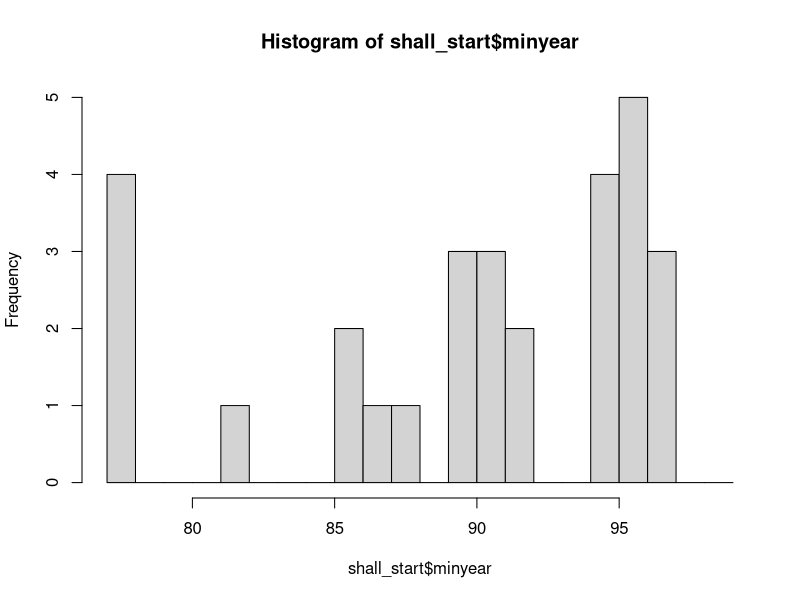

Recreate this plot in R. (Note: this script raises an error after producing the figure.)
load.libraries <- c('ggplot2','dplyr','grid','ggpubr','car','moments','treemap','psych','plm')
install.lib <- load.libraries[!load.libraries %in% installed.packages()]
for(libs in install.lib) install.packages(libs, dependences = TRUE)
sapply(load.libraries, require, character = TRUE)


#reading data
guns <- read.csv("guns.csv")

nrow(guns)
colnames(guns)
summary(guns)

##data treatment: converting state_id to character
guns$stateid <- as.character(guns$stateid)
guns$shall <- as.character(guns$shall)
#states are not identified by consecutive numbers
length(unique(guns$stateid))==max(guns$stateid)

##Hypothesis: every year should have all 51 states
guns %>% group_by(as.character(year)) %>% summarise(state=n_distinct(stateid)) %>% filter(state<51)
#data is balanced pool with n=51 states, t= 23 and N=1173

#number of states in which shall law has been introduced in the observed time period (77 to 99)
states_with_shall <- guns %>% filter(shall==1) 
length(unique(states_with_shall$stateid))
#only in 29 states out of 51 states shall law has been introduced

#when shall law started in each state
shall_start<-guns %>% filter(shall==1) %>% group_by(stateid) %>% summarise(minyear=min(year)) %>% arrange(as.numeric(minyear))
h<-hist(shall_start$minyear, breaks = seq(77,99,1))
#17 out of 29 states implemented the shall law after 1990
#Therefore this data may not be sufficient for understanding the delay effects of shall law on crime rate in states which introduced shall law in the later part of the observation period

#writing code for testing different hypothesis in further part of the analysis
guns2<- guns %>% 
  left_join(shall_start) %>% 
  mutate(shall_yesorno = ifelse(is.na(minyear),"no","yes"), 
         year_bin=ifelse(minyear<=80,"77-80",ifelse(minyear<=85,"81-85",ifelse(minyear<=90,"86-90",ifelse(minyear<=95,"91-95","96-99")))))

guns3<- guns2 %>% 
  group_by(year) %>% 
  summarise(avg.mur = round(mean(mur),2), avg.rob = round(mean(rob),2), avg.vio = round(mean(vio),2))


guns4<- guns2 %>% 
  group_by(year,shall_yesorno) %>% 
  summarise(avg.mur.s = round(mean(mur),2), avg.rob.s = round(mean(rob),2), avg.vio.s = round(mean(vio),2)) 

guns5<- guns2 %>% filter(shall_yesorno=="yes") %>%
  group_by(year,shall) %>% 
  summarise(number_of_sates=n(),avg.mur.s_yes = round(mean(mur),2), avg.rob.s_yes = round(mean(rob),2), avg.vio.s_yes = round(mean(vio),2)) 

guns6<-dcast(setDT(guns4), year ~ shall_yesorno,  value.var=c("avg.mur.s","avg.rob.s","avg.vio.s")) 

guns7<-dcast(setDT(guns5), year ~ shall,  value.var=c("avg.mur.s_yes","avg.rob.s_yes","avg.vio.s_yes","number_of_sates"))

temp_7780 <- guns2 %>% filter(year_bin=="77-80") %>%
  group_by(year) %>% 
  summarise(n_7780=n(),avg.mur.s_7780 = round(mean(mur),2), avg.rob.s_7780 = round(mean(rob),2), avg.vio.s_7780 = round(mean(vio),2)) 

temp_8185 <- guns2 %>% filter(year_bin=="81-85") %>%
  group_by(year) %>% 
  summarise(n_8185=n(),avg.mur.s_8185 = round(mean(mur),2), avg.rob.s_8185 = round(mean(rob),2), avg.vio.s_8185 = round(mean(vio),2)) 
temp_8690 <- guns2 %>% filter(year_bin=="86-90") %>%
  group_by(year) %>% 
  summarise(n_8690=n(),avg.mur.s_8690 = round(mean(mur),2), avg.rob.s_8690 = round(mean(rob),2), avg.vio.s_8690 = round(mean(vio),2)) 
temp_9195 <- guns2 %>% filter(year_bin=="91-95") %>%
  group_by(year) %>% 
  summarise(n_9195=n(),avg.mur.s_9195 = round(mean(mur),2), avg.rob.s_9195 = round(mean(rob),2), avg.vio.s_9195 = round(mean(vio),2)) 
temp_9699 <- guns2 %>% filter(year_bin=="96-99") %>%
  group_by(year) %>% 
  summarise(n_9699=n(),avg.mur.s_9699 = round(mean(mur),2), avg.rob.s_9699 = round(mean(rob),2), avg.vio.s_9699 = round(mean(vio),2)) 


guns8 <- guns3 %>%
  left_join(guns6) %>%
  left_join(guns7) %>%
  left_join(temp_7780) %>%
  left_join(temp_8185) %>%
  left_join(temp_8690) %>%
  left_join(temp_9195) %>%
  left_join(temp_9699)

guns8[is.na(guns8)] <- 0


ggplot(guns8 , aes(x=year)) + geom_line(aes(y = avg.vio), size=2, col="blue") + labs(title = "Avg. vio rate across different years")

state <- guns %>% group_by(stateid) %>% summarise(avg.mur = round(mean(mur),2), avg.rob = round(mean(rob),2), avg.vio = round(mean(vio),2))

treemap(state, 
        index=c("stateid"),  
        vSize = "avg.vio", 
        type="index" ,
        title="Avg. vio rate across different state", #Customize your title
        fontsize.title = 14 #Change the font size of the title
)


ggplot(guns8 , aes(x=year)) +
  geom_line(aes(y = avg.vio , colour ="overall avg. vio_rate"), size=2) +
  geom_line(aes(y = avg.vio.s_yes, colour ="shall states avg. vio_rate"), size=2) +
  geom_line(aes(y = avg.vio.s_no, colour ="no shall states avg. vio_rate"), size=2) +
  theme(panel.grid.minor = element_blank(), 
        panel.grid.major = element_line(color = "gray50", size = 0.5),
        panel.grid.major.x = element_blank()) + scale_fill_continuous(guide = guide_legend()) +
  theme(legend.position="bottom")+
  labs(title = "Avg. vio rate for overall and shall/no-shall states", y="rate")

ggplot(guns8 , aes(x=year)) +
  geom_line(aes(y = avg.vio.s_yes, colour ="shall states ovareall avg. vio_rate"), size=2) +
  geom_line(aes(y = avg.vio.s_yes_0, colour ="shall states avg. vio_rate before shall intro"), size=2) +
  geom_line(aes(y = avg.vio.s_yes_1, colour ="shall states avg. vio_rate after shall intro"), size=2) +
  theme(panel.grid.minor = element_blank(), 
        panel.grid.major = element_line(color = "gray50", size = 0.5),
        panel.grid.major.x = element_blank()) +
  scale_fill_continuous(guide = guide_legend()) +
  theme(legend.position="bottom")+
  labs(title = "Analyzing the before and after avg. vio rate for states where shall law has been introduced", y="rate")

ggplot(guns8 , aes(x=year)) +
  geom_line(aes(y = avg.vio.s_7780 , colour ="states that introduced shall law in 77-80"), size=2) +
  geom_line(aes(y = avg.vio.s_8185 , colour ="states that introduced shall law in 81-85"), size=2) +
  geom_line(aes(y = avg.vio.s_8690 , colour ="states that introduced shall law in 86-90"), size=2) +
  geom_line(aes(y = avg.vio.s_9195 , colour ="states that introduced shall law in 91-95"), size=2) +
  geom_line(aes(y = avg.vio.s_9699 , colour ="states that introduced shall law in 96-99"), size=2) +
  geom_vline(xintercept = 80, alpha=0.5, linetype="dashed") +
  geom_vline(xintercept = 85, alpha=0.5, linetype="dashed") +
  geom_vline(xintercept = 90, alpha=0.5, linetype="dashed") +
  geom_vline(xintercept = 95, alpha=0.5, linetype="dashed") +
  theme(panel.grid.minor = element_blank(), 
        panel.grid.major = element_line(color = "gray50", size = 0.5),
        panel.grid.major.x = element_blank()) + scale_fill_continuous(guide = guide_legend()) +
  theme(legend.position="bottom")+
  labs(title = "Avg. vio rate for states that started shall law at different points in time", y="rate") 

state_7780<-unique((guns2 %>% filter(year_bin=="77-80"))$stateid)
state_8185<-unique((guns2 %>% filter(year_bin=="81-85"))$stateid)
state_8690<-unique((guns2 %>% filter(year_bin=="86-90"))$stateid)
state_9195<-unique((guns2 %>% filter(year_bin=="91-95"))$stateid)
state_9699<-unique((guns2 %>% filter(year_bin=="96-99"))$stateid)

state<-state_7780
t7780_y80 <- guns2 %>% filter(year==80) %>% filter(stateid %in% state) %>% group_by(shall) %>% summarise(n=n(), avg.mur = round(mean(mur),2), avg.rob = round(mean(rob),2), avg.vio = round(mean(vio),2))
t7780_y85 <- guns2 %>% filter(year==85) %>% filter(stateid %in% state) %>% group_by(shall) %>% summarise(n=n(), avg.mur = round(mean(mur),2), avg.rob = round(mean(rob),2), avg.vio = round(mean(vio),2))
t7780_y90 <- guns2 %>% filter(year==90) %>% filter(stateid %in% state) %>% group_by(shall) %>% summarise(n=n(), avg.mur = round(mean(mur),2), avg.rob = round(mean(rob),2), avg.vio = round(mean(vio),2))
t7780_y95 <- guns2 %>% filter(year==95) %>% filter(stateid %in% state) %>% group_by(shall) %>% summarise(n=n(), avg.mur = round(mean(mur),2), avg.rob = round(mean(rob),2), avg.vio = round(mean(vio),2))
t7780_y99 <- guns2 %>% filter(year==99) %>% filter(stateid %in% state) %>% group_by(shall) %>% summarise(n=n(), avg.mur = round(mean(mur),2), avg.rob = round(mean(rob),2), avg.vio = round(mean(vio),2))

state<-state_8185
t8185_y85 <- guns2 %>% filter(year==85) %>% filter(stateid %in% state) %>% group_by(shall) %>% summarise(n=n(), avg.mur = round(mean(mur),2), avg.rob = round(mean(rob),2), avg.vio = round(mean(vio),2))
t8185_y90 <- guns2 %>% filter(year==90) %>% filter(stateid %in% state) %>% group_by(shall) %>% summarise(n=n(), avg.mur = round(mean(mur),2), avg.rob = round(mean(rob),2), avg.vio = round(mean(vio),2))
t8185_y95 <- guns2 %>% filter(year==95) %>% filter(stateid %in% state) %>% group_by(shall) %>% summarise(n=n(), avg.mur = round(mean(mur),2), avg.rob = round(mean(rob),2), avg.vio = round(mean(vio),2))
t8185_y99 <- guns2 %>% filter(year==99) %>% filter(stateid %in% state) %>% group_by(shall) %>% summarise(n=n(), avg.mur = round(mean(mur),2), avg.rob = round(mean(rob),2), avg.vio = round(mean(vio),2))

state<-state_8690
t8690_y90 <- guns2 %>% filter(year==90) %>% filter(stateid %in% state) %>% group_by(shall) %>% summarise(n=n(), avg.mur = round(mean(mur),2), avg.rob = round(mean(rob),2), avg.vio = round(mean(vio),2))
t8690_y95 <- guns2 %>% filter(year==95) %>% filter(stateid %in% state) %>% group_by(shall) %>% summarise(n=n(), avg.mur = round(mean(mur),2), avg.rob = round(mean(rob),2), avg.vio = round(mean(vio),2))
t8690_y99 <- guns2 %>% filter(year==99) %>% filter(stateid %in% state) %>% group_by(shall) %>% summarise(n=n(), avg.mur = round(mean(mur),2), avg.rob = round(mean(rob),2), avg.vio = round(mean(vio),2))

state<-state_9195
t9195_y95 <- guns2 %>% filter(year==95) %>% filter(stateid %in% state) %>% group_by(shall) %>% summarise(n=n(), avg.mur = round(mean(mur),2), avg.rob = round(mean(rob),2), avg.vio = round(mean(vio),2))
t9195_y99 <- guns2 %>% filter(year==99) %>% filter(stateid %in% state) %>% group_by(shall) %>% summarise(n=n(), avg.mur = round(mean(mur),2), avg.rob = round(mean(rob),2), avg.vio = round(mean(vio),2))

state<-state_9699
t9699_y99 <- guns2 %>% filter(year==99) %>% filter(stateid %in% state) %>% group_by(shall) %>% summarise(n=n(), avg.mur = round(mean(mur),2), avg.rob = round(mean(rob),2), avg.vio = round(mean(vio),2))

not_y80 <- guns2 %>% filter(year==80) %>% filter(! stateid %in% state_7780) %>% group_by(shall) %>% summarise(n=n(), avg.mur = round(mean(mur),2), avg.rob = round(mean(rob),2), avg.vio = round(mean(vio),2))
not_y85 <- guns2 %>% filter(year==85) %>% filter(! stateid %in% c(state_7780,state_8185)) %>% group_by(shall) %>% summarise(n=n(), avg.mur = round(mean(mur),2), avg.rob = round(mean(rob),2), avg.vio = round(mean(vio),2))
not_y90 <- guns2 %>% filter(year==90) %>% filter(! stateid %in% c(state_7780,state_8185,state_8690)) %>% group_by(shall) %>% summarise(n=n(), avg.mur = round(mean(mur),2), avg.rob = round(mean(rob),2), avg.vio = round(mean(vio),2))
not_y95 <- guns2 %>% filter(year==95) %>% filter(! stateid %in% c(state_7780,state_8185,state_8690,state_9195)) %>% group_by(shall) %>% summarise(n=n(), avg.mur = round(mean(mur),2), avg.rob = round(mean(rob),2), avg.vio = round(mean(vio),2))
not_y99 <- guns2 %>% filter(year==99) %>% filter(! stateid %in% c(state_7780,state_8185,state_8690,state_9195,state_9699)) %>% group_by(shall) %>% summarise(n=n(), avg.mur = round(mean(mur),2), avg.rob = round(mean(rob),2), avg.vio = round(mean(vio),2))


y80 <- cbind(year="80",rbind(cbind(shall_year="7780",t7780_y80),cbind(shall_year="no",not_y80)))
y85 <- cbind(year="85",rbind(cbind(shall_year="7780",t7780_y85),cbind(shall_year="8185",t8185_y85),cbind(shall_year="no",not_y85)))
y90 <- cbind(year="90",rbind(cbind(shall_year="7780",t7780_y90),cbind(shall_year="8185",t8185_y90),cbind(shall_year="8690",t8690_y90),cbind(shall_year="no",not_y90)))
y95 <- cbind(year="95",rbind(cbind(shall_year="7780",t7780_y95),cbind(shall_year="8185",t8185_y95),cbind(shall_year="8690",t8690_y95),cbind(shall_year="9195",t9195_y95),cbind(shall_year="no",not_y95)))
y99 <- cbind(year="99",rbind(cbind(shall_year="7780",t7780_y99),cbind(shall_year="8185",t8185_y99),cbind(shall_year="8690",t8690_y99),cbind(shall_year="9195",t9195_y99),cbind(shall_year="9699",t9699_y99),cbind(shall_year="no",not_y99)))


all <- rbind(y80,y85,y90,y95,y99)

ggplot(all, aes(x=year)) +
  geom_point(aes(y = n), size=2) +
  facet_grid(~shall_year) +
  labs(title = "Number of states that started shall in different years") + theme(legend.position="none")

ggplot(all, aes(x=year)) +
  geom_point(aes(y = avg.vio, colour ="avg. vio_rate"), size=2) +
  facet_grid(~shall_year) +
  labs(title = "Avg. violent rate for states that started shall in different years") + theme(legend.position="none")


